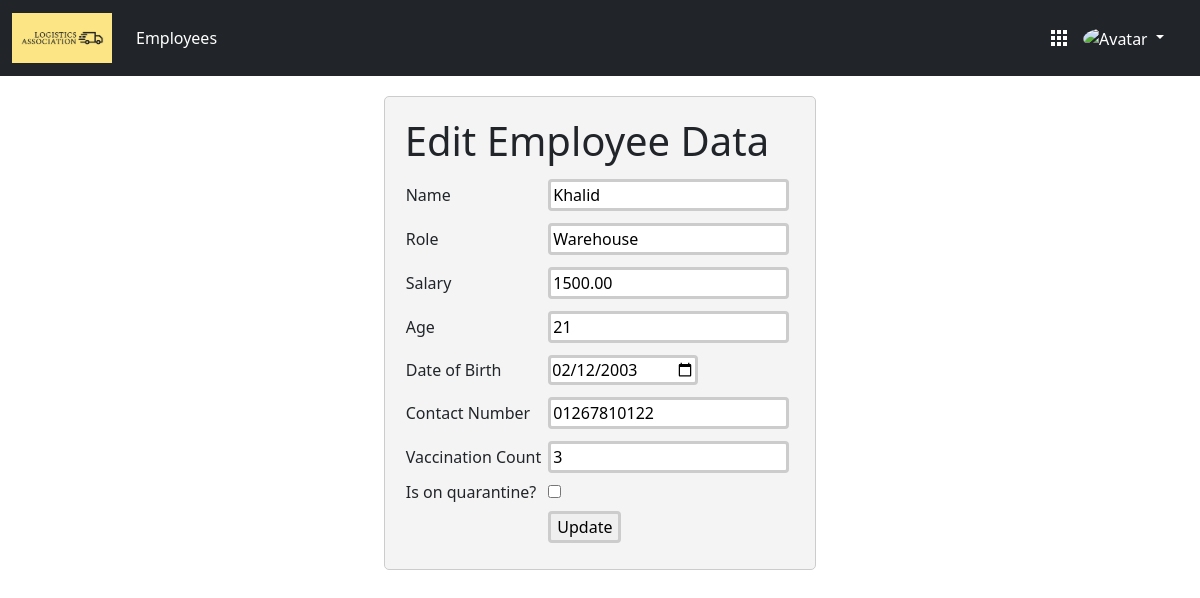
Page /edit_emp.php?id=23 (signed in) on the committed database.
### tables this page shows
CREATE TABLE IF NOT EXISTS `employee` (
  `id` int NOT NULL AUTO_INCREMENT,
  `name` varchar(256) NOT NULL,
  `role` varchar(256) NOT NULL,
  `contact_num` varchar(20) NOT NULL,
  `age` int NOT NULL,
  `dob` date NOT NULL,
  `vac_count` int NOT NULL,
  `quarantine` tinyint(1) NOT NULL DEFAULT '0',
  `salary` decimal(10,2) NOT NULL DEFAULT '0.00',
  `user_id` int NOT NULL,
  PRIMARY KEY (`id`),
  UNIQUE KEY `FK_EMPLOYEE_USER_ID` (`user_id`)
);

### edit_emp.php (the view, shortened to what this page needs)
<?php
include 'db.php';
if ($_SERVER['REQUEST_METHOD'] == 'GET') {
    if (isset($_GET['id'])) {
        $id = $_GET['id'];
        $query = "SELECT * FROM employee WHERE id=$id";
        $result = mysqli_query($conn, $query);
        $employee_data = mysqli_fetch_assoc($result);
    }
}
?>
<html>
<head>
</head>
<body>
    <div id='edit-emp-page'>
        <?php include 'navbar.php'; ?>
        <div id='edit-emp-form'>
        <h1>Edit Employee Data</h1>
            <form name="update_employee" method="post" action="edit_emp.php">
                <table>
                    <tr>
                        <td>Name</td>
                        <td><input required type="text" name="name" value="<?php echo $employee_data['name']; ?>"></td>
                    </tr>
                    <tr>
                        <td>Role</td>
                        <td><input required type="text" name="role" value="<?php echo $employee_data['role']; ?>"></td>
                    </tr>
                    <tr>
                        <td>Salary</td>
                        <td><input required type="text" name="salary" value="<?php echo $employee_data['salary']; ?>"></td>
                    </tr>
                    <tr>
                        <td>Age</td>
                        <td><input required type="text" name="age" value="<?php echo $employee_data['age']; ?>"></td>
                    </tr>
                    <tr>
                        <td>Date of Birth</td>
                        <td><input required type="date" name="dob" value="<?php echo $employee_data['dob']; ?>"></td>
                    </tr>
                    <tr>
                        <td>Contact Number</td>
                        <td><input required type="text" name="contact_num" value="<?php echo $employee_data['contact_num']; ?>"></td>
                    </tr>
                    <tr>
                        <td>Vaccination Count</td>
                        <td><input required type="text" name="vac_count" value="<?php echo $employee_data['vac_count']; ?>"></td>
                    </tr>
                    <tr>
                        <td>Is on quarantine?</td>
                        <td><input type="checkbox" name="quarantine" <?php if ($employee_data['quarantine']) echo "checked"; ?>></td>
                    </tr>
                    <tr>
                        <td><input required type="hidden" name="id" value="<?php echo $_GET['id']; ?>"></td>
                        <td><input required type="submit" name="update" value="Update"></td>
                    </tr>
                </table>
            </form>
        </div>
    </div>
</body>
</html>

### styles.css (style rules this page uses)
input { border: solid; border-radius: 4px; margin: 5px; border-color: #ccc; }
#login-page, #add-emp-page, #edit-emp-page, #emp-details-page { top: 0; left: 0; display: flex; justify-content: center; flex-direction: column; }
#login-form, #add-emp-form, #edit-emp-form, #emp-details { padding: 20px; margin: 0 auto; margin-top: 20px; border: 1px solid #ccc; border-radius: 5px; background-color: #f4f4f4; }

### rows in the picture
employee: name "Khalid", role "Warehouse", salary "1500.00", age "21", dob "02/12/2003", contact_num "01267810122", vac_count "3"
